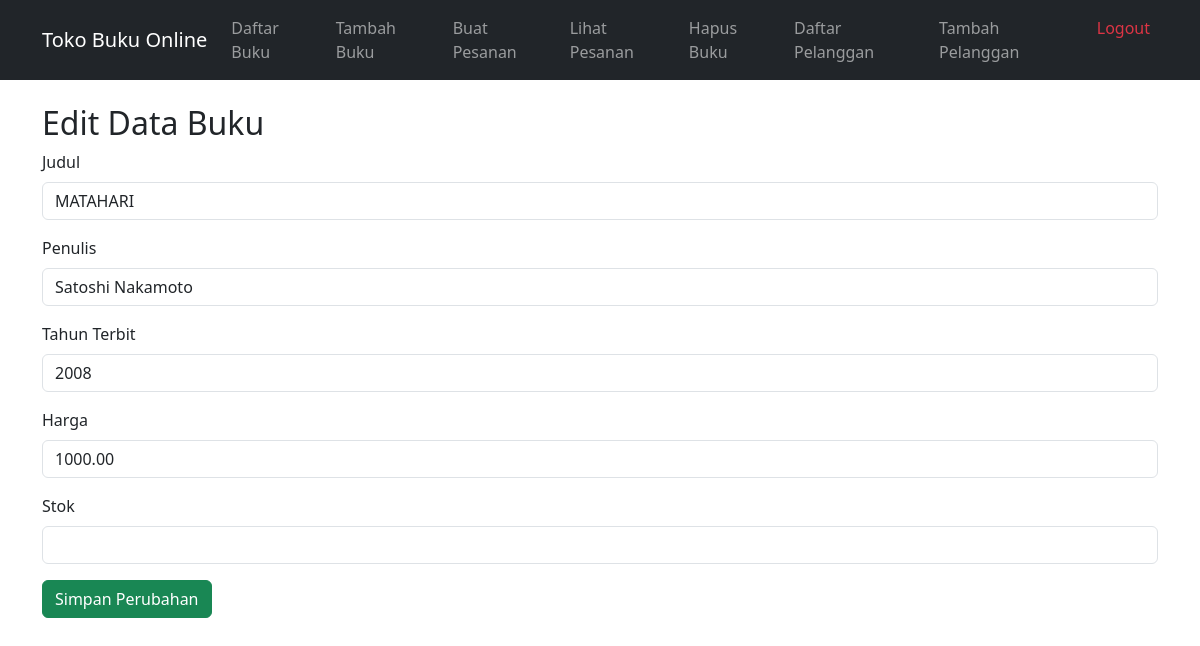
/form_edit.php?id=2 (signed in), run on the app's committed database.
### tables this page shows
CREATE TABLE `buku` (
  `ID` int NOT NULL,
  `Judul` varchar(255) NOT NULL,
  `Penulis` varchar(255) NOT NULL,
  `Tahun_Terbit` int NOT NULL,
  `Harga` decimal(10,2) NOT NULL,
  `Stok` int NOT NULL
);

### form_edit.php (the view, shortened to what this page needs)
<?php
include 'koneksi_db.php';
include 'nav.php';
$id = filter_input(INPUT_GET, 'id', FILTER_VALIDATE_INT) ?? 0;
$book = null;
if ($id > 0) {
    $stmt = $conn->prepare("SELECT * FROM buku WHERE ID = ?");
    $stmt->bind_param("i", $id);
    $stmt->execute();
    $result = $stmt->get_result();
    $book = $result->fetch_assoc();
}
?>
<!DOCTYPE html>
<html lang="id">
<head>
   <link href="https://cdn.jsdelivr.net/npm/bootstrap@5.3.0/dist/css/bootstrap.min.css" rel="stylesheet">
</head>
<body>
   <div class="container mt-4">
       <h2>Edit Data Buku</h2>
       <form method="post" action="proses_edit.php">
           <div class="mb-3">
               <label for="judul" class="form-label">Judul</label>
               <input type="text" class="form-control" id="judul" name="judul" value="<?= htmlspecialchars($book['Judul'] ?? '') ?>" required>
           </div>
           <div class="mb-3">
               <label for="penulis" class="form-label">Penulis</label>
               <input type="text" class="form-control" id="penulis" name="penulis" value="<?= htmlspecialchars($book['Penulis'] ?? '') ?>" required>
           </div>
           <div class="mb-3">
               <label for="tahun_terbit" class="form-label">Tahun Terbit</label>
               <input type="number" class="form-control" id="tahun_terbit" name="tahun_terbit" value="<?= $book['Tahun_Terbit'] ?? '' ?>" required>
           </div>
           <div class="mb-3">
               <label for="harga" class="form-label">Harga</label>
               <input type="number" class="form-control" id="harga" name="harga" value="<?= $book['Harga'] ?? '' ?>" step="0.01" required>
           </div>
           <div class="mb-3">
               <label for="stok" class="form-label">Stok</label>
               <input type="number" class="form-control" id="stok" name="stok" value="<?= $book['stok'] ?? '' ?>" required>
           </div>
           <button type="submit" class="btn btn-success">Simpan Perubahan</button>
       </form>
   </div>
</body>
</html>

### data on the page
buku: judul "MATAHARI", penulis "Satoshi Nakamoto", tahun_terbit "2008", harga "1000.00"
